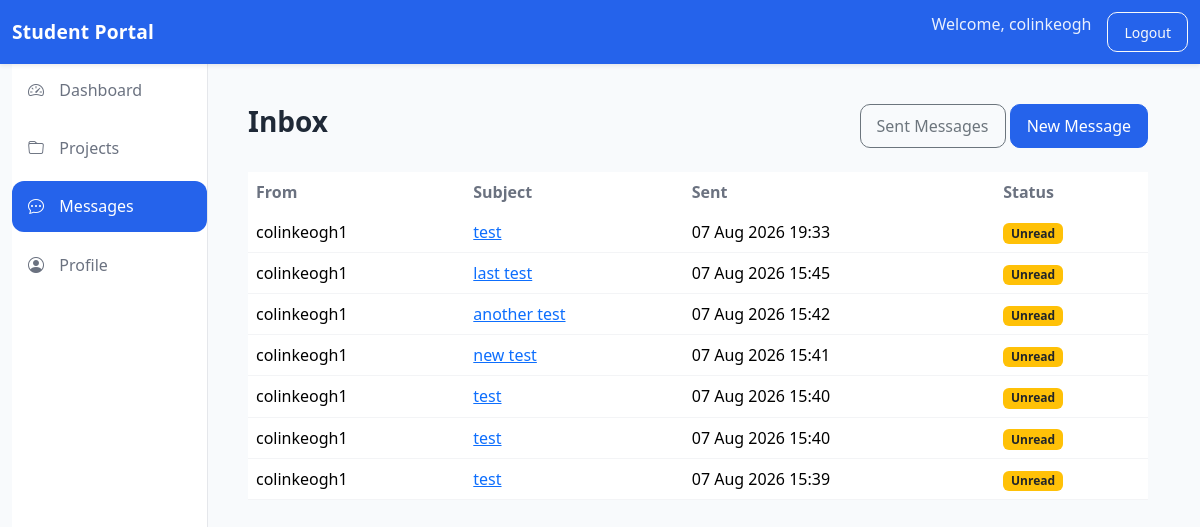
The app's page /messaging/ (signed in) with its own data.
### accounts/models.py (models this page shows)
class CustomUser(AbstractUser):
    pass

### messaging/models.py (models this page shows, shortened)
class Message(models.Model):
    sender = models.ForeignKey(
        settings.AUTH_USER_MODEL,
        on_delete=models.CASCADE,
        related_name="sent_messages",
    )
    recipient = models.ForeignKey(
        settings.AUTH_USER_MODEL,
        on_delete=models.CASCADE,
        related_name="received_messages",
    )
    subject = models.CharField(
        max_length=200,
    )
    body = models.TextField()
    sent_at = models.DateTimeField(
        auto_now_add=True,
    )
    is_read = models.BooleanField(
        default=False,
    )
    is_archived = models.BooleanField(
        default=False,
    )
    class Meta:
        ordering = ["-sent_at"]

### messaging/views.py (the view)
@login_required
def inbox(request):
    inbox_messages = Message.objects.filter(
        recipient=request.user,
        is_archived=False,
    )
    return render(
        request,
        "messaging/inbox.html",
        {
            "inbox_messages": inbox_messages,
        },
    )

### messaging/templates/messaging/inbox.html (shortened to what this page needs)
{% extends "base.html" %}
{% block content %}
<div class="d-flex justify-content-between align-items-center mb-4">
    <h2>Inbox</h2>
    <div>
        <a
            href="{% url 'messaging:sent' %}"
            class="btn btn-outline-secondary">
            Sent Messages
        </a>
        <a
            href="{% url 'messaging:new' %}"
            class="btn btn-primary">
            New Message
        </a>
    </div>
</div>
{% if inbox_messages %}
<table class="table table-hover">
    <thead>
        <tr>
            <th>From</th>
            <th>Subject</th>
            <th>Sent</th>
            <th>Status</th>
        </tr>
    </thead>
    <tbody>
    {% for message in inbox_messages %}
        <tr>
            <td>{{ message.sender.username }}</td>
            <td>
                <a href="{% url 'messaging:detail' message.pk %}">
                    {{ message.subject }}
                </a>
            </td>
            <td>{{ message.sent_at|date:"d M Y H:i" }}</td>
            <td>
                {% if message.is_read %}
                    <span class="badge bg-success">
                        Read
                    </span>
                {% else %}
                    <span class="badge bg-warning text-dark">
                        Unread
                    </span>
                {% endif %}
            </td>
        </tr>
    {% endfor %}
    </tbody>
</table>
{% else %}
<div class="alert alert-info">
    Your inbox is empty.
</div>
{% endif %}
{% endblock %}

### templates/includes/navbar.html (shortened to what this page needs)
<nav class="navbar navbar-expand-lg navbar-dark bg-primary shadow-sm">
    <div class="container-fluid">
        <a
            class="navbar-brand fw-bold"
            href="{% url 'dashboard:home' %}">
            Student Portal
        </a>
        <div
            class="collapse navbar-collapse"
            id="navbarNav">
            <ul class="navbar-nav ms-auto">
                {% if user.is_authenticated %}
                    <li class="nav-item">
                        <span class="navbar-text me-3">
                            Welcome, {{ user.username }}
                        </span>
                    </li>
                    <li class="nav-item">
                        <form
                            method="post"
                            action="{% url 'logout' %}">
                            <button
                                type="submit"
                                class="btn btn-outline-light btn-sm">
                                Logout
                            </button>
                        </form>
                    </li>
                {% endif %}
            </ul>
        </div>
    </div>
</nav>

### static/css/style.css (style rules this page uses)
:root { --primary: #2563eb; --primary-light: #dbeafe; --background: #f8fafc; --card: #ffffff; --border: #e5e7eb; --text: #1f2937; --text-muted: #6b7280; }
html, body { height: 100%; }
body { background: var(--background); color: var(--text); font-family: "Segoe UI", Tahoma, Geneva, Verdana, sans-serif; margin: 0; }
.navbar { min-height: 64px; background: var(--primary) !important; box-shadow: 0 2px 12px rgba(0,0,0,.08); }
.navbar-brand { font-size: 1.2rem; font-weight: 600; letter-spacing: .2px; }
.navbar-text { color: rgba(255,255,255,.9); }
.content-wrapper h2 { font-size: 1.75rem; font-weight: 600; }
.table { margin-bottom: 0; background: white; }
.table thead { background: #f9fafb; }
.table th { border: none; color: var(--text-muted); font-weight: 600; }
.table td { border-color: #f3f4f6; vertical-align: middle; }
.btn { border-radius: 10px; padding: .55rem 1rem; font-weight: 500; }
.btn-primary { background: var(--primary); border-color: var(--primary); }

### records on screen
CustomUser: username "colinkeogh"
Message: sender.username "colinkeogh1", subject "test", sent_at "07 Aug 2026 19:33", is_read "Unread"
Message: sender.username "colinkeogh1", subject "last test", sent_at "07 Aug 2026 15:45", is_read "Unread"
Message: sender.username "colinkeogh1", subject "another test", sent_at "07 Aug 2026 15:42", is_read "Unread"
Message: sender.username "colinkeogh1", subject "new test", sent_at "07 Aug 2026 15:41", is_read "Unread"
Message: sender.username "colinkeogh1", subject "test", sent_at "07 Aug 2026 15:40", is_read "Unread"
Message: sender.username "colinkeogh1", subject "test", sent_at "07 Aug 2026 15:40", is_read "Unread"
Message: sender.username "colinkeogh1", subject "test", sent_at "07 Aug 2026 15:39", is_read "Unread"
